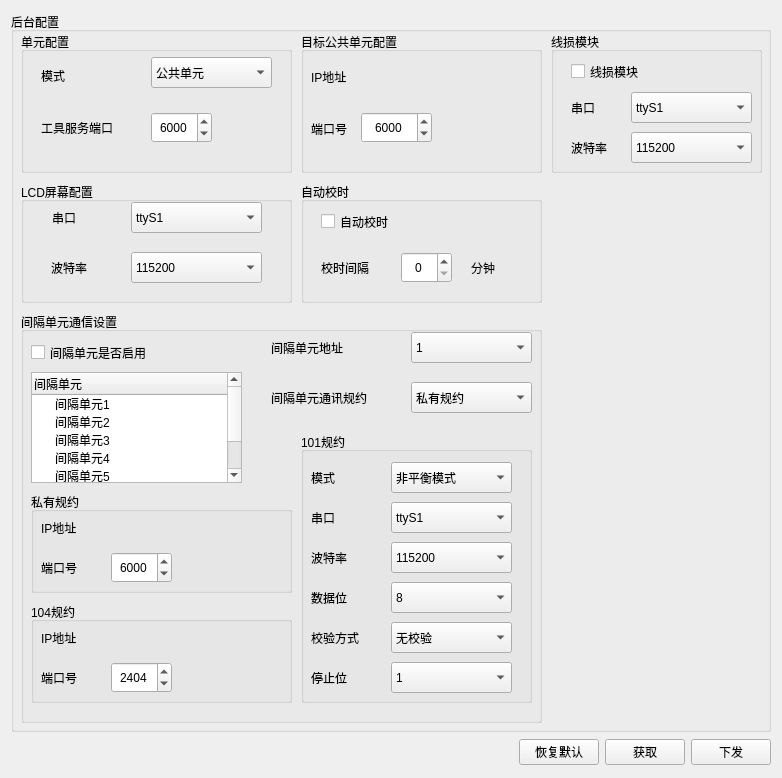
<?xml version="1.0" encoding="UTF-8"?>
<ui version="4.0">
 <class>dtuarmconfigwidget</class>
 <widget class="QWidget" name="dtuarmconfigwidget">
  <property name="geometry">
   <rect>
    <x>0</x>
    <y>0</y>
    <width>782</width>
    <height>778</height>
   </rect>
  </property>
  <property name="minimumSize">
   <size>
    <width>782</width>
    <height>778</height>
   </size>
  </property>
  <property name="maximumSize">
   <size>
    <width>782</width>
    <height>778</height>
   </size>
  </property>
  <property name="windowTitle">
   <string>后台配置</string>
  </property>
  <layout class="QGridLayout" name="gridLayout">
   <item row="0" column="0" colspan="4">
    <widget class="QGroupBox" name="groupBox">
     <property name="minimumSize">
      <size>
       <width>760</width>
       <height>720</height>
      </size>
     </property>
     <property name="maximumSize">
      <size>
       <width>760</width>
       <height>720</height>
      </size>
     </property>
     <property name="title">
      <string>后台配置</string>
     </property>
     <widget class="QGroupBox" name="groupBox_4">
      <property name="geometry">
       <rect>
        <x>540</x>
        <y>20</y>
        <width>211</width>
        <height>141</height>
       </rect>
      </property>
      <property name="title">
       <string>线损模块</string>
      </property>
      <widget class="QCheckBox" name="line_check">
       <property name="geometry">
        <rect>
         <x>20</x>
         <y>30</y>
         <width>91</width>
         <height>19</height>
        </rect>
       </property>
       <property name="text">
        <string>线损模块</string>
       </property>
      </widget>
      <widget class="QLabel" name="TEXT_7">
       <property name="geometry">
        <rect>
         <x>20</x>
         <y>60</y>
         <width>101</width>
         <height>31</height>
        </rect>
       </property>
       <property name="text">
        <string>串口</string>
       </property>
      </widget>
      <widget class="QComboBox" name="line_tty">
       <property name="geometry">
        <rect>
         <x>80</x>
         <y>60</y>
         <width>121</width>
         <height>31</height>
        </rect>
       </property>
       <item>
        <property name="text">
         <string>ttyS1</string>
        </property>
       </item>
       <item>
        <property name="text">
         <string>ttyS2</string>
        </property>
       </item>
       <item>
        <property name="text">
         <string>ttyS3</string>
        </property>
       </item>
       <item>
        <property name="text">
         <string>ttyS4</string>
        </property>
       </item>
       <item>
        <property name="text">
         <string>ttyS5</string>
        </property>
       </item>
       <item>
        <property name="text">
         <string>ttyS6</string>
        </property>
       </item>
      </widget>
      <widget class="QLabel" name="TEXT_8">
       <property name="geometry">
        <rect>
         <x>20</x>
         <y>100</y>
         <width>101</width>
         <height>31</height>
        </rect>
       </property>
       <property name="text">
        <string>波特率</string>
       </property>
      </widget>
      <widget class="QComboBox" name="line_baud">
       <property name="geometry">
        <rect>
         <x>80</x>
         <y>100</y>
         <width>121</width>
         <height>31</height>
        </rect>
       </property>
       <item>
        <property name="text">
         <string>115200</string>
        </property>
       </item>
       <item>
        <property name="text">
         <string>9600</string>
        </property>
       </item>
       <item>
        <property name="text">
         <string>4800</string>
        </property>
       </item>
       <item>
        <property name="text">
         <string>2400</string>
        </property>
       </item>
      </widget>
     </widget>
     <widget class="QGroupBox" name="groupBox_6">
      <property name="geometry">
       <rect>
        <x>10</x>
        <y>20</y>
        <width>271</width>
        <height>141</height>
       </rect>
      </property>
      <property name="title">
       <string>单元配置</string>
      </property>
      <widget class="QLabel" name="TEXT">
       <property name="geometry">
        <rect>
         <x>20</x>
         <y>23</y>
         <width>81</width>
         <height>41</height>
        </rect>
       </property>
       <property name="text">
        <string>模式</string>
       </property>
      </widget>
      <widget class="QComboBox" name="asdu_mode">
       <property name="geometry">
        <rect>
         <x>130</x>
         <y>25</y>
         <width>121</width>
         <height>31</height>
        </rect>
       </property>
       <item>
        <property name="text">
         <string>公共单元</string>
        </property>
       </item>
       <item>
        <property name="text">
         <string>间隔单元</string>
        </property>
       </item>
      </widget>
      <widget class="QSpinBox" name="asdu_port">
       <property name="geometry">
        <rect>
         <x>130</x>
         <y>80</y>
         <width>61</width>
         <height>31</height>
        </rect>
       </property>
       <property name="alignment">
        <set>Qt::AlignCenter</set>
       </property>
       <property name="minimum">
        <number>1</number>
       </property>
       <property name="maximum">
        <number>65536</number>
       </property>
       <property name="value">
        <number>6000</number>
       </property>
      </widget>
      <widget class="QLabel" name="TEXT_24">
       <property name="geometry">
        <rect>
         <x>20</x>
         <y>80</y>
         <width>101</width>
         <height>31</height>
        </rect>
       </property>
       <property name="text">
        <string>工具服务端口</string>
       </property>
      </widget>
     </widget>
     <widget class="QGroupBox" name="groupBox_3">
      <property name="geometry">
       <rect>
        <x>10</x>
        <y>300</y>
        <width>521</width>
        <height>411</height>
       </rect>
      </property>
      <property name="title">
       <string>间隔单元通信设置</string>
      </property>
      <widget class="QCheckBox" name="interval_check">
       <property name="geometry">
        <rect>
         <x>10</x>
         <y>20</y>
         <width>151</width>
         <height>41</height>
        </rect>
       </property>
       <property name="text">
        <string>间隔单元是否启用</string>
       </property>
      </widget>
      <widget class="QLabel" name="TEXT_25">
       <property name="geometry">
        <rect>
         <x>250</x>
         <y>20</y>
         <width>101</width>
         <height>31</height>
        </rect>
       </property>
       <property name="text">
        <string>间隔单元地址</string>
       </property>
      </widget>
      <widget class="QComboBox" name="interval_addr">
       <property name="geometry">
        <rect>
         <x>390</x>
         <y>20</y>
         <width>121</width>
         <height>31</height>
        </rect>
       </property>
       <item>
        <property name="text">
         <string>1</string>
        </property>
       </item>
       <item>
        <property name="text">
         <string>2</string>
        </property>
       </item>
       <item>
        <property name="text">
         <string>3</string>
        </property>
       </item>
       <item>
        <property name="text">
         <string>4</string>
        </property>
       </item>
       <item>
        <property name="text">
         <string>5</string>
        </property>
       </item>
       <item>
        <property name="text">
         <string>6</string>
        </property>
       </item>
      </widget>
      <widget class="QLabel" name="TEXT_26">
       <property name="geometry">
        <rect>
         <x>250</x>
         <y>70</y>
         <width>131</width>
         <height>31</height>
        </rect>
       </property>
       <property name="text">
        <string>间隔单元通讯规约</string>
       </property>
      </widget>
      <widget class="QComboBox" name="interval_mode">
       <property name="geometry">
        <rect>
         <x>390</x>
         <y>70</y>
         <width>121</width>
         <height>31</height>
        </rect>
       </property>
       <item>
        <property name="text">
         <string>私有规约</string>
        </property>
       </item>
       <item>
        <property name="text">
         <string>101规约</string>
        </property>
       </item>
       <item>
        <property name="text">
         <string>104规约</string>
        </property>
       </item>
      </widget>
      <widget class="QGroupBox" name="groupBox_10">
       <property name="geometry">
        <rect>
         <x>10</x>
         <y>180</y>
         <width>261</width>
         <height>101</height>
        </rect>
       </property>
       <property name="title">
        <string>私有规约</string>
       </property>
       <widget class="QLabel" name="TEXT_27">
        <property name="geometry">
         <rect>
          <x>10</x>
          <y>20</y>
          <width>101</width>
          <height>31</height>
         </rect>
        </property>
        <property name="text">
         <string>IP地址</string>
        </property>
       </widget>
       <widget class="QLabel" name="TEXT_29">
        <property name="geometry">
         <rect>
          <x>10</x>
          <y>60</y>
          <width>101</width>
          <height>31</height>
         </rect>
        </property>
        <property name="text">
         <string>端口号</string>
        </property>
       </widget>
       <widget class="QSpinBox" name="interval_pri_port">
        <property name="geometry">
         <rect>
          <x>80</x>
          <y>60</y>
          <width>61</width>
          <height>31</height>
         </rect>
        </property>
        <property name="alignment">
         <set>Qt::AlignCenter</set>
        </property>
        <property name="minimum">
         <number>1</number>
        </property>
        <property name="maximum">
         <number>65536</number>
        </property>
        <property name="value">
         <number>6000</number>
        </property>
       </widget>
       <widget class="IPAddress" name="interval_pri_ip" native="true">
        <property name="geometry">
         <rect>
          <x>80</x>
          <y>20</y>
          <width>170</width>
          <height>30</height>
         </rect>
        </property>
        <property name="minimumSize">
         <size>
          <width>170</width>
          <height>30</height>
         </size>
        </property>
        <property name="maximumSize">
         <size>
          <width>16777215</width>
          <height>30</height>
         </size>
        </property>
       </widget>
      </widget>
      <widget class="QGroupBox" name="groupBox_11">
       <property name="geometry">
        <rect>
         <x>280</x>
         <y>120</y>
         <width>231</width>
         <height>271</height>
        </rect>
       </property>
       <property name="title">
        <string>101规约</string>
       </property>
       <widget class="QComboBox" name="interval_101_baud">
        <property name="geometry">
         <rect>
          <x>90</x>
          <y>110</y>
          <width>121</width>
          <height>31</height>
         </rect>
        </property>
        <item>
         <property name="text">
          <string>115200</string>
         </property>
        </item>
        <item>
         <property name="text">
          <string>9600</string>
         </property>
        </item>
        <item>
         <property name="text">
          <string>4800</string>
         </property>
        </item>
        <item>
         <property name="text">
          <string>2400</string>
         </property>
        </item>
       </widget>
       <widget class="QComboBox" name="interval_101_mode">
        <property name="geometry">
         <rect>
          <x>90</x>
          <y>30</y>
          <width>121</width>
          <height>31</height>
         </rect>
        </property>
        <item>
         <property name="text">
          <string>非平衡模式</string>
         </property>
        </item>
        <item>
         <property name="text">
          <string>平衡模式</string>
         </property>
        </item>
       </widget>
       <widget class="QComboBox" name="interval_101_parity">
        <property name="geometry">
         <rect>
          <x>90</x>
          <y>190</y>
          <width>121</width>
          <height>31</height>
         </rect>
        </property>
        <item>
         <property name="text">
          <string>无校验</string>
         </property>
        </item>
        <item>
         <property name="text">
          <string>奇校验</string>
         </property>
        </item>
        <item>
         <property name="text">
          <string>偶校验</string>
         </property>
        </item>
       </widget>
       <widget class="QLabel" name="TEXT_31">
        <property name="geometry">
         <rect>
          <x>10</x>
          <y>150</y>
          <width>101</width>
          <height>31</height>
         </rect>
        </property>
        <property name="text">
         <string>数据位</string>
        </property>
       </widget>
       <widget class="QLabel" name="TEXT_32">
        <property name="geometry">
         <rect>
          <x>10</x>
          <y>230</y>
          <width>101</width>
          <height>31</height>
         </rect>
        </property>
        <property name="text">
         <string>停止位</string>
        </property>
       </widget>
       <widget class="QComboBox" name="interval_101_stop">
        <property name="geometry">
         <rect>
          <x>90</x>
          <y>230</y>
          <width>121</width>
          <height>31</height>
         </rect>
        </property>
        <item>
         <property name="text">
          <string>1</string>
         </property>
        </item>
        <item>
         <property name="text">
          <string>2</string>
         </property>
        </item>
       </widget>
       <widget class="QLabel" name="TEXT_33">
        <property name="geometry">
         <rect>
          <x>10</x>
          <y>70</y>
          <width>101</width>
          <height>31</height>
         </rect>
        </property>
        <property name="text">
         <string>串口</string>
        </property>
       </widget>
       <widget class="QLabel" name="TEXT_34">
        <property name="geometry">
         <rect>
          <x>10</x>
          <y>110</y>
          <width>101</width>
          <height>31</height>
         </rect>
        </property>
        <property name="text">
         <string>波特率</string>
        </property>
       </widget>
       <widget class="QComboBox" name="interval_101_tty">
        <property name="geometry">
         <rect>
          <x>90</x>
          <y>70</y>
          <width>121</width>
          <height>31</height>
         </rect>
        </property>
        <item>
         <property name="text">
          <string>ttyS1</string>
         </property>
        </item>
        <item>
         <property name="text">
          <string>ttyS2</string>
         </property>
        </item>
        <item>
         <property name="text">
          <string>ttyS3</string>
         </property>
        </item>
        <item>
         <property name="text">
          <string>ttyS4</string>
         </property>
        </item>
        <item>
         <property name="text">
          <string>ttyS5</string>
         </property>
        </item>
        <item>
         <property name="text">
          <string>ttyS6</string>
         </property>
        </item>
       </widget>
       <widget class="QLabel" name="TEXT_35">
        <property name="geometry">
         <rect>
          <x>10</x>
          <y>30</y>
          <width>101</width>
          <height>31</height>
         </rect>
        </property>
        <property name="text">
         <string>模式</string>
        </property>
       </widget>
       <widget class="QComboBox" name="interval_101_data">
        <property name="geometry">
         <rect>
          <x>90</x>
          <y>150</y>
          <width>121</width>
          <height>31</height>
         </rect>
        </property>
        <item>
         <property name="text">
          <string>8</string>
         </property>
        </item>
        <item>
         <property name="text">
          <string>7</string>
         </property>
        </item>
        <item>
         <property name="text">
          <string>6</string>
         </property>
        </item>
        <item>
         <property name="text">
          <string>5</string>
         </property>
        </item>
       </widget>
       <widget class="QLabel" name="TEXT_36">
        <property name="geometry">
         <rect>
          <x>10</x>
          <y>190</y>
          <width>101</width>
          <height>31</height>
         </rect>
        </property>
        <property name="text">
         <string>校验方式</string>
        </property>
       </widget>
      </widget>
      <widget class="QGroupBox" name="groupBox_12">
       <property name="geometry">
        <rect>
         <x>10</x>
         <y>290</y>
         <width>261</width>
         <height>101</height>
        </rect>
       </property>
       <property name="title">
        <string>104规约</string>
       </property>
       <widget class="QLabel" name="TEXT_28">
        <property name="geometry">
         <rect>
          <x>10</x>
          <y>20</y>
          <width>101</width>
          <height>31</height>
         </rect>
        </property>
        <property name="text">
         <string>IP地址</string>
        </property>
       </widget>
       <widget class="QLabel" name="TEXT_30">
        <property name="geometry">
         <rect>
          <x>10</x>
          <y>60</y>
          <width>101</width>
          <height>31</height>
         </rect>
        </property>
        <property name="text">
         <string>端口号</string>
        </property>
       </widget>
       <widget class="QSpinBox" name="interval_104_port">
        <property name="geometry">
         <rect>
          <x>80</x>
          <y>60</y>
          <width>61</width>
          <height>31</height>
         </rect>
        </property>
        <property name="alignment">
         <set>Qt::AlignCenter</set>
        </property>
        <property name="minimum">
         <number>1</number>
        </property>
        <property name="maximum">
         <number>65536</number>
        </property>
        <property name="value">
         <number>2404</number>
        </property>
       </widget>
       <widget class="IPAddress" name="interval_104_ip" native="true">
        <property name="geometry">
         <rect>
          <x>80</x>
          <y>20</y>
          <width>170</width>
          <height>30</height>
         </rect>
        </property>
        <property name="minimumSize">
         <size>
          <width>170</width>
          <height>30</height>
         </size>
        </property>
        <property name="maximumSize">
         <size>
          <width>16777215</width>
          <height>30</height>
         </size>
        </property>
       </widget>
      </widget>
      <widget class="QLabel" name="interval_point">
       <property name="geometry">
        <rect>
         <x>160</x>
         <y>20</y>
         <width>81</width>
         <height>41</height>
        </rect>
       </property>
       <property name="text">
        <string/>
       </property>
      </widget>
      <widget class="QTreeWidget" name="treeWidget">
       <property name="geometry">
        <rect>
         <x>10</x>
         <y>60</y>
         <width>211</width>
         <height>111</height>
        </rect>
       </property>
       <column>
        <property name="text">
         <string>间隔单元</string>
        </property>
       </column>
       <item>
        <property name="text">
         <string>间隔单元1</string>
        </property>
       </item>
       <item>
        <property name="text">
         <string>间隔单元2</string>
        </property>
       </item>
       <item>
        <property name="text">
         <string>间隔单元3</string>
        </property>
       </item>
       <item>
        <property name="text">
         <string>间隔单元4</string>
        </property>
       </item>
       <item>
        <property name="text">
         <string>间隔单元5</string>
        </property>
       </item>
       <item>
        <property name="text">
         <string>间隔单元6</string>
        </property>
       </item>
      </widget>
     </widget>
     <widget class="QGroupBox" name="groupBox_13">
      <property name="geometry">
       <rect>
        <x>10</x>
        <y>170</y>
        <width>271</width>
        <height>121</height>
       </rect>
      </property>
      <property name="title">
       <string>LCD屏幕配置</string>
      </property>
      <widget class="QComboBox" name="lcd_tty">
       <property name="geometry">
        <rect>
         <x>110</x>
         <y>20</y>
         <width>131</width>
         <height>31</height>
        </rect>
       </property>
       <item>
        <property name="text">
         <string>ttyS1</string>
        </property>
       </item>
       <item>
        <property name="text">
         <string>ttyS2</string>
        </property>
       </item>
       <item>
        <property name="text">
         <string>ttyS3</string>
        </property>
       </item>
       <item>
        <property name="text">
         <string>ttyS4</string>
        </property>
       </item>
       <item>
        <property name="text">
         <string>ttyS5</string>
        </property>
       </item>
       <item>
        <property name="text">
         <string>ttyS6</string>
        </property>
       </item>
       <item>
        <property name="text">
         <string>ttyS7</string>
        </property>
       </item>
       <item>
        <property name="text">
         <string>ttyS8</string>
        </property>
       </item>
      </widget>
      <widget class="QLabel" name="TEXT_9">
       <property name="geometry">
        <rect>
         <x>31</x>
         <y>20</y>
         <width>101</width>
         <height>31</height>
        </rect>
       </property>
       <property name="text">
        <string>串口</string>
       </property>
      </widget>
      <widget class="QLabel" name="TEXT_10">
       <property name="geometry">
        <rect>
         <x>30</x>
         <y>70</y>
         <width>101</width>
         <height>31</height>
        </rect>
       </property>
       <property name="text">
        <string>波特率</string>
       </property>
      </widget>
      <widget class="QComboBox" name="lcd_baud">
       <property name="geometry">
        <rect>
         <x>110</x>
         <y>70</y>
         <width>131</width>
         <height>31</height>
        </rect>
       </property>
       <item>
        <property name="text">
         <string>115200</string>
        </property>
       </item>
       <item>
        <property name="text">
         <string>9600</string>
        </property>
       </item>
       <item>
        <property name="text">
         <string>4800</string>
        </property>
       </item>
       <item>
        <property name="text">
         <string>2400</string>
        </property>
       </item>
      </widget>
     </widget>
     <widget class="QGroupBox" name="groupBox_2">
      <property name="geometry">
       <rect>
        <x>290</x>
        <y>170</y>
        <width>241</width>
        <height>121</height>
       </rect>
      </property>
      <property name="title">
       <string>自动校时</string>
      </property>
      <widget class="QCheckBox" name="time_check">
       <property name="geometry">
        <rect>
         <x>20</x>
         <y>30</y>
         <width>91</width>
         <height>19</height>
        </rect>
       </property>
       <property name="text">
        <string>自动校时</string>
       </property>
      </widget>
      <widget class="QLabel" name="TEXT_5">
       <property name="geometry">
        <rect>
         <x>20</x>
         <y>70</y>
         <width>101</width>
         <height>31</height>
        </rect>
       </property>
       <property name="text">
        <string>校时间隔</string>
       </property>
      </widget>
      <widget class="QSpinBox" name="time_delay">
       <property name="geometry">
        <rect>
         <x>100</x>
         <y>70</y>
         <width>51</width>
         <height>31</height>
        </rect>
       </property>
       <property name="alignment">
        <set>Qt::AlignCenter</set>
       </property>
      </widget>
      <widget class="QLabel" name="TEXT_6">
       <property name="geometry">
        <rect>
         <x>170</x>
         <y>70</y>
         <width>91</width>
         <height>31</height>
        </rect>
       </property>
       <property name="text">
        <string>分钟</string>
       </property>
      </widget>
     </widget>
     <widget class="QGroupBox" name="groupBox_14">
      <property name="geometry">
       <rect>
        <x>290</x>
        <y>20</y>
        <width>241</width>
        <height>141</height>
       </rect>
      </property>
      <property name="title">
       <string>目标公共单元配置</string>
      </property>
      <widget class="IPAddress" name="com_ip" native="true">
       <property name="geometry">
        <rect>
         <x>60</x>
         <y>30</y>
         <width>170</width>
         <height>30</height>
        </rect>
       </property>
       <property name="minimumSize">
        <size>
         <width>170</width>
         <height>30</height>
        </size>
       </property>
       <property name="maximumSize">
        <size>
         <width>16777215</width>
         <height>30</height>
        </size>
       </property>
      </widget>
      <widget class="QSpinBox" name="com_port">
       <property name="geometry">
        <rect>
         <x>60</x>
         <y>80</y>
         <width>71</width>
         <height>31</height>
        </rect>
       </property>
       <property name="alignment">
        <set>Qt::AlignCenter</set>
       </property>
       <property name="maximum">
        <number>65535</number>
       </property>
       <property name="value">
        <number>6000</number>
       </property>
      </widget>
      <widget class="QLabel" name="TEXT36">
       <property name="geometry">
        <rect>
         <x>10</x>
         <y>24</y>
         <width>81</width>
         <height>41</height>
        </rect>
       </property>
       <property name="text">
        <string>IP地址</string>
       </property>
      </widget>
      <widget class="QLabel" name="TEXT37">
       <property name="geometry">
        <rect>
         <x>10</x>
         <y>76</y>
         <width>81</width>
         <height>41</height>
        </rect>
       </property>
       <property name="text">
        <string>端口号</string>
       </property>
      </widget>
      <zorder>TEXT37</zorder>
      <zorder>TEXT36</zorder>
      <zorder>com_ip</zorder>
      <zorder>com_port</zorder>
     </widget>
     <zorder>groupBox_4</zorder>
     <zorder>groupBox_6</zorder>
     <zorder>groupBox_13</zorder>
     <zorder>groupBox_2</zorder>
     <zorder>groupBox_14</zorder>
     <zorder>groupBox_3</zorder>
    </widget>
   </item>
   <item row="1" column="0">
    <spacer name="horizontalSpacer">
     <property name="orientation">
      <enum>Qt::Horizontal</enum>
     </property>
     <property name="sizeHint" stdset="0">
      <size>
       <width>1029</width>
       <height>20</height>
      </size>
     </property>
    </spacer>
   </item>
   <item row="1" column="1">
    <widget class="QPushButton" name="btn_default">
     <property name="text">
      <string>恢复默认</string>
     </property>
    </widget>
   </item>
   <item row="1" column="2">
    <widget class="QPushButton" name="btn_get">
     <property name="text">
      <string>获取</string>
     </property>
    </widget>
   </item>
   <item row="1" column="3">
    <widget class="QPushButton" name="btn_set">
     <property name="text">
      <string>下发</string>
     </property>
    </widget>
   </item>
  </layout>
 </widget>
 <layoutdefault spacing="6" margin="11"/>
 <customwidgets>
  <customwidget>
   <class>IPAddress</class>
   <extends>QWidget</extends>
   <header>dtuipaddress.h</header>
   <container>1</container>
   <slots>
    <signal>IPChanged(QString)</signal>
   </slots>
  </customwidget>
 </customwidgets>
 <resources/>
 <connections>
  <connection>
   <sender>time_check</sender>
   <signal>stateChanged(int)</signal>
   <receiver>dtuarmconfigwidget</receiver>
   <slot>Time_check()</slot>
   <hints>
    <hint type="sourcelabel">
     <x>376</x>
     <y>89</y>
    </hint>
    <hint type="destinationlabel">
     <x>557</x>
     <y>388</y>
    </hint>
   </hints>
  </connection>
  <connection>
   <sender>line_check</sender>
   <signal>stateChanged(int)</signal>
   <receiver>dtuarmconfigwidget</receiver>
   <slot>Line_check()</slot>
   <hints>
    <hint type="sourcelabel">
     <x>616</x>
     <y>79</y>
    </hint>
    <hint type="destinationlabel">
     <x>557</x>
     <y>388</y>
    </hint>
   </hints>
  </connection>
  <connection>
   <sender>asdu_mode</sender>
   <signal>currentIndexChanged(int)</signal>
   <receiver>dtuarmconfigwidget</receiver>
   <slot>ASDU_select()</slot>
   <hints>
    <hint type="sourcelabel">
     <x>211</x>
     <y>75</y>
    </hint>
    <hint type="destinationlabel">
     <x>557</x>
     <y>388</y>
    </hint>
   </hints>
  </connection>
  <connection>
   <sender>interval_check</sender>
   <signal>stateChanged(int)</signal>
   <receiver>dtuarmconfigwidget</receiver>
   <slot>interval_checkf()</slot>
   <hints>
    <hint type="sourcelabel">
     <x>876</x>
     <y>90</y>
    </hint>
    <hint type="destinationlabel">
     <x>557</x>
     <y>388</y>
    </hint>
   </hints>
  </connection>
  <connection>
   <sender>interval_mode</sender>
   <signal>currentIndexChanged(int)</signal>
   <receiver>dtuarmconfigwidget</receiver>
   <slot>interval_connect()</slot>
   <hints>
    <hint type="sourcelabel">
     <x>1001</x>
     <y>185</y>
    </hint>
    <hint type="destinationlabel">
     <x>557</x>
     <y>388</y>
    </hint>
   </hints>
  </connection>
  <connection>
   <sender>btn_set</sender>
   <signal>clicked()</signal>
   <receiver>dtuarmconfigwidget</receiver>
   <slot>GetAll()</slot>
   <hints>
    <hint type="sourcelabel">
     <x>1056</x>
     <y>753</y>
    </hint>
    <hint type="destinationlabel">
     <x>557</x>
     <y>388</y>
    </hint>
   </hints>
  </connection>
  <connection>
   <sender>btn_get</sender>
   <signal>clicked()</signal>
   <receiver>dtuarmconfigwidget</receiver>
   <slot>SetAll()</slot>
   <hints>
    <hint type="sourcelabel">
     <x>956</x>
     <y>753</y>
    </hint>
    <hint type="destinationlabel">
     <x>557</x>
     <y>388</y>
    </hint>
   </hints>
  </connection>
 </connections>
 <slots>
  <slot>ASDU_select()</slot>
  <slot>CS101_check()</slot>
  <slot>CS104_check()</slot>
  <slot>Time_check()</slot>
  <slot>Line_check()</slot>
  <slot>interval_checkf()</slot>
  <slot>interval_connect()</slot>
  <slot>GetAll()</slot>
  <slot>SetAll()</slot>
  <slot>GetCurBay()</slot>
 </slots>
</ui>
